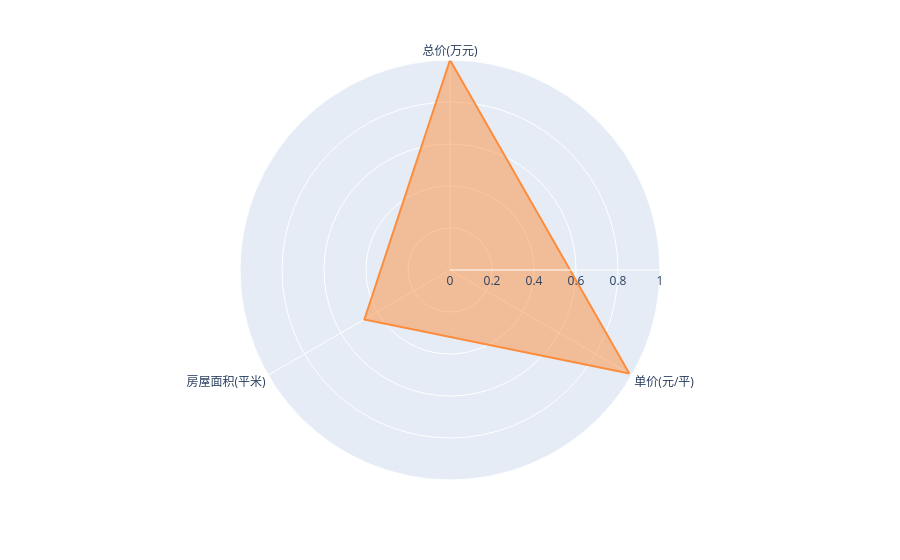

The code cell stored with this chart in its notebook:
### Markdown cell above
### 价格预测因子雷达图

### Code cell
# 特征重要性可视化
numeric_cols = ['总价(万元)', '单价(元/平)', '房屋面积(平米)']
corr_matrix = df[numeric_cols].corrwith(df['总价(万元)']).reset_index()

fig = px.line_polar(corr_matrix, r=0, theta='index', 
                   line_close=True, color_discrete_sequence=['#FD8D3C'])
fig.update_traces(fill='toself')

### Figure 1 — Plotly figure (JSON) as saved in the notebook; plotly's stock layout.template omitted (floating-point values rounded to 4 significant figures)
{"data": [{"fill": "toself", "hovertemplate": "0=%{r}<br>index=%{theta}<extra></extra>", "legendgroup": "", "line": {"color": "#FD8D3C", "dash": "solid"}, "marker": {"symbol": "circle"}, "mode": "lines", "name": "", "r": [1.0, 0.986, 0.4709, 1.0], "showlegend": false, "subplot": "polar", "theta": ["总价(万元)", "单价(元/平)", "房屋面积(平米)", "总价(万元)"], "type": "scatterpolar"}], "layout": {"legend": {"tracegroupgap": 0}, "margin": {"t": 60}, "polar": {"angularaxis": {"direction": "clockwise", "rotation": 90}, "domain": {"x": [0, 1], "y": [0, 1]}}}}
